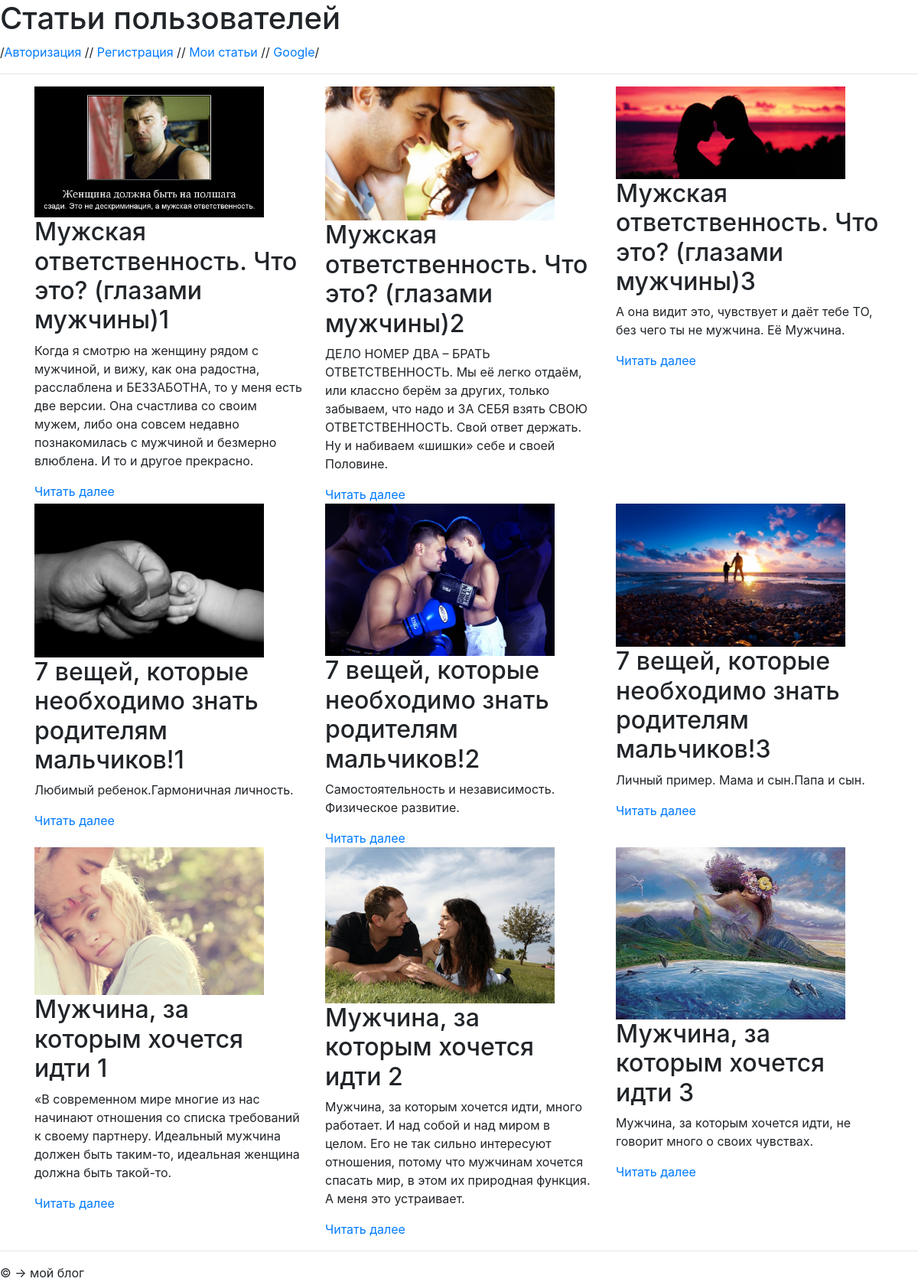
The page / on the database its author committed.
### tables this page shows
CREATE TABLE `posts` (
  `id` int(11) NOT NULL,
  `user_id` int(11) NOT NULL,
  `picture_name` varchar(60) DEFAULT NULL,
  `name` varchar(255) NOT NULL,
  `description` varchar(255) NOT NULL,
  `article` varchar(2000) NOT NULL
);

### select.php (called while the page is built, shortened)
<?php
$pdo = new PDO('mysql:host=localhost;dbname=php_course','root','');
$statement = $pdo->query('SELECT * FROM posts');
$posts= $statement->fetchAll(PDO::FETCH_ASSOC);
?>

### index.php (the view, shortened to what this page needs)
   <!doctype html>
<html lang = "en">
	<head>
		<link rel="stylesheet" href="https://stackpath.bootstrapcdn.com/bootstrap/4.1.3/css/bootstrap.min.css">
	</head>
	<body>
		<h1>Статьи пользователей</h1>
		/<a href="authorize-form.php">Авторизация</a> //
		<a href="register-form.php">Регистрация</a> //
		<a href="user.php">Мои статьи</a> //
		<a href="http://google.com" target="_blank">Google</a>/
		<hr>
		<div class="container">
			<div class="row">
				<?php
				include'select.php';
			    foreach($posts as $post):?>
				<div class="col-md-4">
					<img src="uploads/<?php echo $post['picture_name'];?> " width="300">
					<h2> <?php echo $post['name'];?>  </h2>
					<p>
						<?php echo $post['description'];?>
					</p>
					<a href="post.php?id=<?php echo $post['id'];?>">Читать далее</a>
				</div>
				<?php endforeach;?>
			</div>
		</div>
		<hr>
   		&copy; &rarr; мой блог
	</body>
</html>

### rows shown on the page
posts: picture_name (picture), name "Мужская ответственность. Что это? (глазами мужчины)1", description "Когда я смотрю на женщину рядом с мужчиной, и вижу, как она радостна, расслаблена и БЕЗЗАБОТНА, то у меня есть две версии. Она счастлива со своим мужем, либо она совсем недавно познакомилась с мужчиной и безмерно влюблена. И то и другое прекрасно."
posts: picture_name (picture), name "Мужская ответственность. Что это? (глазами мужчины)2", description "ДЕЛО НОМЕР ДВА – БРАТЬ ОТВЕТСТВЕННОСТЬ. Мы её легко отдаём, или классно берём за других, только забываем, что надо и ЗА СЕБЯ взять СВОЮ ОТВЕТСТВЕННОСТЬ. Свой ответ держать. Ну и набиваем «шишки» себе и своей Половине."
posts: picture_name (picture), name "Мужская ответственность. Что это? (глазами мужчины)3", description "А она видит это, чувствует и даёт тебе ТО, без чего ты не мужчина. Её Мужчина."
posts: picture_name (picture), name "7 вещей, которые необходимо знать родителям мальчиков!1", description "Любимый ребенок.Гармоничная личность."
posts: picture_name (picture), name "7 вещей, которые необходимо знать родителям мальчиков!2", description "Самостоятельность и независимость. Физическое развитие."
posts: picture_name (picture), name "7 вещей, которые необходимо знать родителям мальчиков!3", description "Личный пример. Мама и сын.Папа и сын."
posts: picture_name (picture), name "Мужчина, за которым хочется идти 1", description "«В современном мире многие из нас начинают отношения со списка требований к своему партнеру. Идеальный мужчина должен быть таким-то, идеальная женщина должна быть такой-то."
posts: picture_name (picture), name "Мужчина, за которым хочется идти 2", description "Мужчина, за которым хочется идти, много работает. И над собой и над миром в целом. Его не так сильно интересуют отношения, потому что мужчинам хочется спасать мир, в этом их природная функция. А меня это устраивает."
posts: picture_name (picture), name "Мужчина, за которым хочется идти 3", description "Мужчина, за которым хочется идти, не говорит много о своих чувствах."
